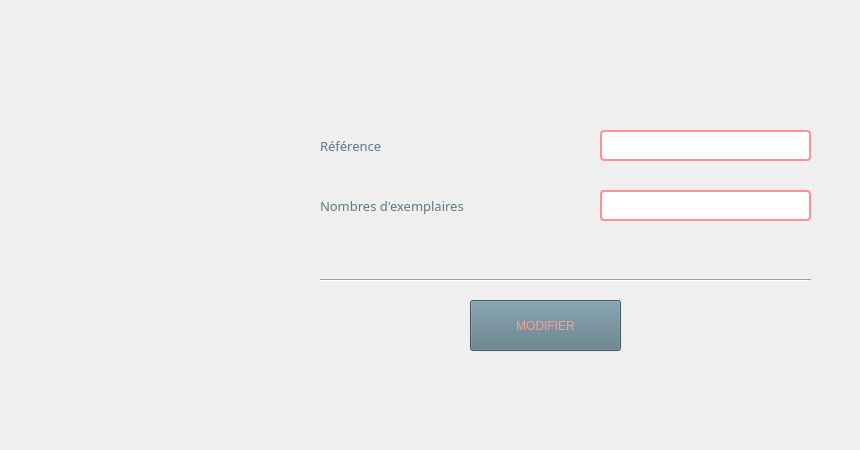
       <widget class="QWidget" name="tab_33">
        <attribute name="title">
         <string>Modifier nombre d'exemplaire d'un livre</string>
        </attribute>
        <widget class="Line" name="line_4">
         <property name="geometry">
          <rect>
           <x>320</x>
           <y>260</y>
           <width>491</width>
           <height>41</height>
          </rect>
         </property>
         <property name="orientation">
          <enum>Qt::Horizontal</enum>
         </property>
        </widget>
        <widget class="QPushButton" name="pushButton_28">
         <property name="geometry">
          <rect>
           <x>470</x>
           <y>300</y>
           <width>151</width>
           <height>51</height>
          </rect>
         </property>
         <property name="styleSheet">
          <string notr="true">color: rgb(67, 87, 97);
selection-color: rgb(255, 255, 255);
selection-color: rgb(85, 170, 255);
selection-color: rgb(255, 114, 94);
selection-background-color: rgb(158, 109, 96);
selection-color: qlineargradient(spread:pad, x1:0, y1:0, x2:1, y2:0, stop:0 rgba(0, 0, 0, 255), stop:1 rgba(255, 255, 255, 255));
color: qlineargradient(spread:pad, x1:0, y1:0, x2:1, y2:0, stop:0 rgba(0, 0, 0, 255), stop:1 rgba(255, 255, 255, 255));
border-bottom-color: rgb(157, 109, 96);
alternate-background-color: rgb(156, 107, 94);
color: rgb(255, 156, 142);
background-color: rgb(255, 156, 142);
background-color: rgb(92, 121, 134);</string>
         </property>
         <property name="text">
          <string>MODIFIER</string>
         </property>
        </widget>
        <widget class="QLineEdit" name="lineEdit_60">
         <property name="geometry">
          <rect>
           <x>600</x>
           <y>190</y>
           <width>211</width>
           <height>31</height>
          </rect>
         </property>
         <property name="styleSheet">
          <string notr="true">color: rgb(92, 121, 134);
font: 10pt &quot;Tw Cen MT Condensed Extra Bold&quot;;
border: 2px solid rgb(255, 145, 150);
border-radius: 4px;
</string>
         </property>
        </widget>
        <widget class="QLineEdit" name="lineEdit_61">
         <property name="geometry">
          <rect>
           <x>600</x>
           <y>130</y>
           <width>211</width>
           <height>31</height>
          </rect>
         </property>
         <property name="styleSheet">
          <string notr="true">color: rgb(92, 121, 134);
font: 10pt &quot;Tw Cen MT Condensed Extra Bold&quot;;
border: 2px solid rgb(255, 145, 150);
border-radius: 4px;
</string>
         </property>
        </widget>
        <widget class="QLabel" name="label_66">
         <property name="geometry">
          <rect>
           <x>320</x>
           <y>160</y>
           <width>281</width>
           <height>91</height>
          </rect>
         </property>
         <property name="font">
          <font>
           <family>Segoe UI Black</family>
           <pointsize>10</pointsize>
           <weight>10</weight>
           <italic>false</italic>
           <bold>false</bold>
          </font>
         </property>
         <property name="styleSheet">
          <string notr="true">color: rgb(92, 121, 134);</string>
         </property>
         <property name="text">
          <string>Nombres d'exemplaires</string>
         </property>
        </widget>
        <widget class="QLabel" name="label_67">
         <property name="geometry">
          <rect>
           <x>320</x>
           <y>100</y>
           <width>231</width>
           <height>91</height>
          </rect>
         </property>
         <property name="font">
          <font>
           <family>Segoe UI Black</family>
           <pointsize>10</pointsize>
           <weight>10</weight>
           <italic>false</italic>
           <bold>false</bold>
          </font>
         </property>
         <property name="styleSheet">
          <string notr="true">color: rgb(92, 121, 134);</string>
         </property>
         <property name="text">
          <string>Référence</string>
         </property>
        </widget>
        <widget class="QLabel" name="erreurni_10">
         <property name="geometry">
          <rect>
           <x>600</x>
           <y>160</y>
           <width>251</width>
           <height>16</height>
          </rect>
         </property>
         <property name="styleSheet">
          <string notr="true">color: rgb(255, 156, 142);
font: 87 9pt &quot;Segoe UI Black&quot;;
</string>
         </property>
         <property name="text">
          <string/>
         </property>
        </widget>
        <widget class="QLabel" name="erreurni_11">
         <property name="geometry">
          <rect>
           <x>600</x>
           <y>220</y>
           <width>251</width>
           <height>16</height>
          </rect>
         </property>
         <property name="styleSheet">
          <string notr="true">color: rgb(255, 156, 142);
font: 87 9pt &quot;Segoe UI Black&quot;;
</string>
         </property>
         <property name="text">
          <string/>
         </property>
        </widget>
        <widget class="QLabel" name="sucess_sup_10">
         <property name="geometry">
          <rect>
           <x>390</x>
           <y>340</y>
           <width>311</width>
           <height>101</height>
          </rect>
         </property>
         <property name="font">
          <font>
           <family>Segoe UI Black</family>
           <pointsize>20</pointsize>
           <weight>10</weight>
           <italic>false</italic>
           <bold>false</bold>
          </font>
         </property>
         <property name="styleSheet">
          <string notr="true">color: rgb(92, 121, 134);
font: 87 20pt &quot;Segoe UI Black&quot;;
</string>
         </property>
         <property name="text">
          <string/>
         </property>
        </widget>
       </widget>
